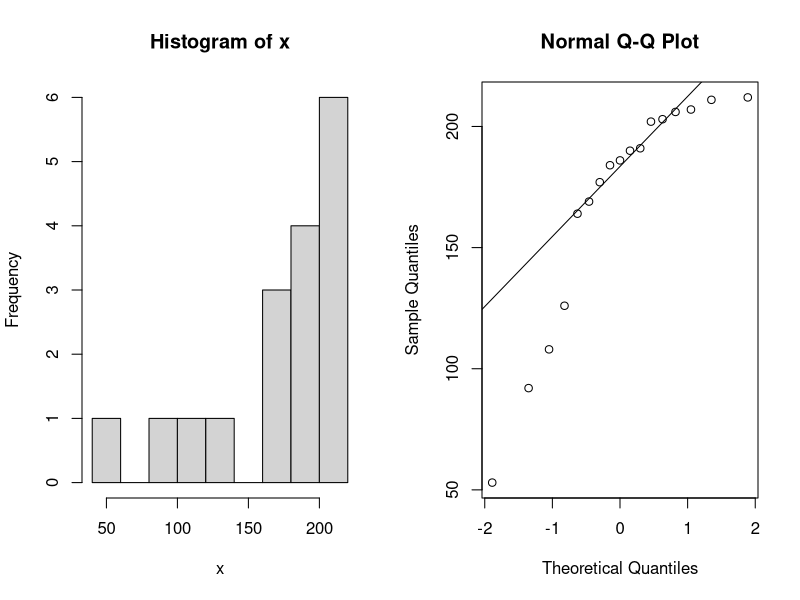

R code for this plot:
## ---- chunk 1
x <- c(207,202,169,211,191,212,108,92,186,203,126,184,206,177,164,53,190)
n <- length(x)
x_mean <- mean(x)
x_med <- median(x)
x_sd <- sd(x)
q1 <- function(x) as.vector(quantile(x, 0.25))
x_q1 <- q1(x)
gm <- function(x) exp(mean(log(x)))
x_gm <- gm(x)
hm <- function(x) 1/mean(1/x)
x_hm <- hm(x)
x_mad <- mad(x)
sum_stat <- rbind(x_mean,x_med,x_sd,x_q1,x_gm,x_hm,x_mad)
rownames(sum_stat) <- c("Mean","Median","Standard Deviation","First Quartile",
                      "Geometric Mean","Harmonic Mean","Median Absolute Deviation")
colnames(sum_stat) <- "Estimate"
sum_stat
## ---- chunk 2
par(mfrow=c(1,2))
hist(x)
qqnorm(x)
qqline(x)
## ---- chunk 3
norm_test <- shapiro.test(x)
norm_test
## ---- chunk 4
boot_CI <- function(x, stat_fun, n_boot, percnt_CI) {
stat <- stat_fun(x)
n <- length(x)
boot_x <- sample(x, n*n_boot, replace = TRUE)
boot_mat <- matrix(boot_x, nrow = n, ncol = n_boot)
boot_stat <- apply(boot_mat, 2, stat_fun)
del_star <- boot_stat - stat
pct_diff <- (1 - percnt_CI) / 2
del <- as.vector(quantile(del_star, c(pct_diff, 1-pct_diff)))
ci <- stat - c(del[2], del[1])
return(ci)
}
boot_mean <- boot_CI(x, stat_fun = mean, n_boot = 1000, percnt_CI = 0.95)
boot_med <- boot_CI(x, stat_fun = median, n_boot = 1000, percnt_CI = 0.95)
boot_sd <- boot_CI(x, stat_fun = sd, n_boot = 1000, percnt_CI = 0.95) 
boot_q1 <- boot_CI(x, stat_fun = q1, n_boot = 1000, percnt_CI = 0.95) 
boot_gm <- boot_CI(x, stat_fun = gm, n_boot = 1000, percnt_CI = 0.95) 
boot_hm <- boot_CI(x, stat_fun = hm, n_boot = 1000, percnt_CI = 0.95) 
boot_mad <- boot_CI(x, stat_fun = mad, n_boot = 1000, percnt_CI = 0.95)
pop_ci <- rbind(boot_mean, boot_med, boot_sd, boot_q1, boot_gm, boot_hm, boot_mad)
colnames(pop_ci) <- c("$L_{CI}$","$U_{CI}$")
rownames(pop_ci) <- c("Mean","Median","Standard Deviation","First Quartile",
                      "Geometric Mean","Harmonic Mean","Median Absolute Deviation")
pop_ci
